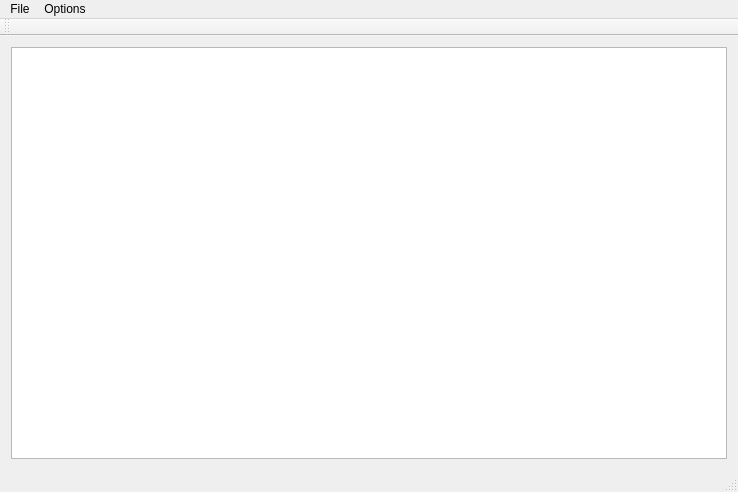
<?xml version="1.0" encoding="UTF-8"?>
<ui version="4.0">
 <class>MainWindow</class>
 <widget class="QMainWindow" name="MainWindow">
  <property name="geometry">
   <rect>
    <x>0</x>
    <y>0</y>
    <width>738</width>
    <height>492</height>
   </rect>
  </property>
  <property name="windowTitle">
   <string>CSVView</string>
  </property>
  <widget class="QWidget" name="centralWidget">
   <property name="minimumSize">
    <size>
     <width>738</width>
     <height>423</height>
    </size>
   </property>
   <property name="focusPolicy">
    <enum>Qt::NoFocus</enum>
   </property>
   <property name="layoutDirection">
    <enum>Qt::LeftToRight</enum>
   </property>
   <layout class="QVBoxLayout" name="verticalLayout_2">
    <item>
     <layout class="QVBoxLayout" name="verticalLayout">
      <item>
       <widget class="QTableView" name="tableView"/>
      </item>
     </layout>
    </item>
   </layout>
  </widget>
  <widget class="QMenuBar" name="menuBar">
   <property name="geometry">
    <rect>
     <x>0</x>
     <y>0</y>
     <width>738</width>
     <height>26</height>
    </rect>
   </property>
   <widget class="QMenu" name="menuFile">
    <property name="title">
     <string>File</string>
    </property>
    <addaction name="separator"/>
    <addaction name="actionOpen"/>
    <addaction name="separator"/>
    <addaction name="actionExit"/>
   </widget>
   <widget class="QMenu" name="menuOptions">
    <property name="title">
     <string>Options</string>
    </property>
    <addaction name="actionFirst_row_as_heading"/>
   </widget>
   <addaction name="menuFile"/>
   <addaction name="menuOptions"/>
  </widget>
  <widget class="QStatusBar" name="statusBar"/>
  <widget class="QToolBar" name="toolBar">
   <property name="windowTitle">
    <string>toolBar</string>
   </property>
   <attribute name="toolBarArea">
    <enum>TopToolBarArea</enum>
   </attribute>
   <attribute name="toolBarBreak">
    <bool>false</bool>
   </attribute>
  </widget>
  <action name="actionOpen">
   <property name="text">
    <string>Open</string>
   </property>
  </action>
  <action name="actionExit">
   <property name="text">
    <string>Exit</string>
   </property>
  </action>
  <action name="actionFirst_Row_Header">
   <property name="text">
    <string>First Row Header</string>
   </property>
  </action>
  <action name="actionFirst_row_as_heading">
   <property name="checkable">
    <bool>true</bool>
   </property>
   <property name="text">
    <string>First row as heading</string>
   </property>
  </action>
 </widget>
 <layoutdefault spacing="6" margin="11"/>
 <resources/>
 <connections/>
</ui>
